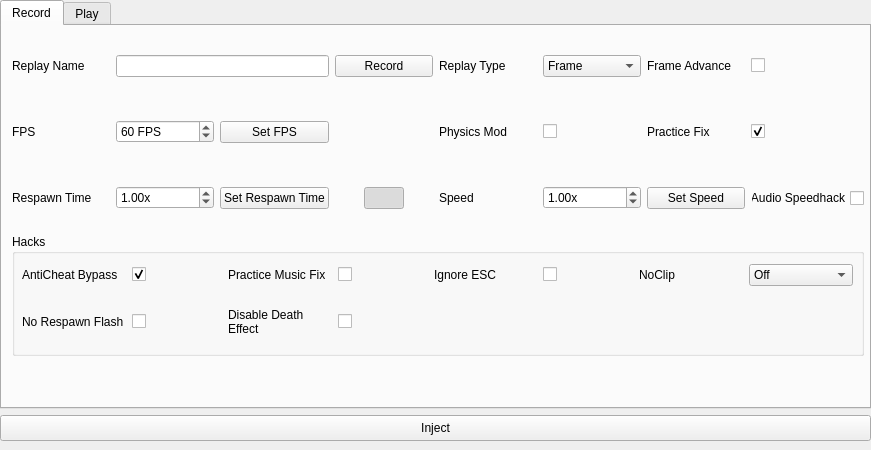
<?xml version="1.0" encoding="UTF-8"?>
<ui version="4.0">
 <class>MainWindow</class>
 <widget class="QMainWindow" name="MainWindow">
  <property name="geometry">
   <rect>
    <x>0</x>
    <y>0</y>
    <width>871</width>
    <height>450</height>
   </rect>
  </property>
  <property name="minimumSize">
   <size>
    <width>871</width>
    <height>450</height>
   </size>
  </property>
  <property name="maximumSize">
   <size>
    <width>871</width>
    <height>450</height>
   </size>
  </property>
  <property name="windowTitle">
   <string>OmegaBot</string>
  </property>
  <widget class="QWidget" name="centralwidget">
   <widget class="QWidget" name="verticalLayoutWidget">
    <property name="geometry">
     <rect>
      <x>0</x>
      <y>0</y>
      <width>871</width>
      <height>441</height>
     </rect>
    </property>
    <layout class="QVBoxLayout" name="titleBarLayout">
     <item>
      <widget class="QTabWidget" name="tabWidget">
       <property name="currentIndex">
        <number>0</number>
       </property>
       <widget class="QWidget" name="recordTab">
        <attribute name="title">
         <string>Record</string>
        </attribute>
        <widget class="QWidget" name="gridLayoutWidget">
         <property name="geometry">
          <rect>
           <x>10</x>
           <y>10</y>
           <width>852</width>
           <height>320</height>
          </rect>
         </property>
         <layout class="QGridLayout" name="gridLayout" rowminimumheight="60,60,60,120" columnminimumwidth="98,98,98,98,98,98,98,98">
          <item row="0" column="1" colspan="2">
           <widget class="QLineEdit" name="replayNameLineEdit"/>
          </item>
          <item row="0" column="4">
           <widget class="QLabel" name="replayTypeLabel">
            <property name="toolTip">
             <string>Changes how OmegaBot decides when to click</string>
            </property>
            <property name="text">
             <string>Replay Type</string>
            </property>
            <property name="buddy">
             <cstring>replayTypeComboBox</cstring>
            </property>
           </widget>
          </item>
          <item row="1" column="1">
           <widget class="QSpinBox" name="fpsSpinBox">
            <property name="cursor">
             <cursorShape>IBeamCursor</cursorShape>
            </property>
            <property name="suffix">
             <string> FPS</string>
            </property>
            <property name="prefix">
             <string/>
            </property>
            <property name="minimum">
             <number>1</number>
            </property>
            <property name="maximum">
             <number>100000</number>
            </property>
            <property name="singleStep">
             <number>10</number>
            </property>
            <property name="value">
             <number>60</number>
            </property>
           </widget>
          </item>
          <item row="2" column="0">
           <widget class="QLabel" name="respawnTimeLabel">
            <property name="text">
             <string>Respawn Time</string>
            </property>
            <property name="buddy">
             <cstring>respawnTimeSpinBox</cstring>
            </property>
           </widget>
          </item>
          <item row="0" column="0">
           <widget class="QLabel" name="replayNameLabel">
            <property name="text">
             <string>Replay Name</string>
            </property>
            <property name="buddy">
             <cstring>replayNameLineEdit</cstring>
            </property>
           </widget>
          </item>
          <item row="0" column="3">
           <widget class="QPushButton" name="recordButton">
            <property name="cursor">
             <cursorShape>PointingHandCursor</cursorShape>
            </property>
            <property name="text">
             <string>Record</string>
            </property>
           </widget>
          </item>
          <item row="2" column="5">
           <widget class="QDoubleSpinBox" name="speedhackSpinBox">
            <property name="cursor">
             <cursorShape>IBeamCursor</cursorShape>
            </property>
            <property name="suffix">
             <string>x</string>
            </property>
            <property name="minimum">
             <double>0.100000000000000</double>
            </property>
            <property name="maximum">
             <double>5.000000000000000</double>
            </property>
            <property name="singleStep">
             <double>0.100000000000000</double>
            </property>
            <property name="value">
             <double>1.000000000000000</double>
            </property>
           </widget>
          </item>
          <item row="0" column="6">
           <widget class="QLabel" name="frameAdvanceLabel">
            <property name="text">
             <string>Frame Advance</string>
            </property>
            <property name="buddy">
             <cstring>frameAdvanceCheckBox</cstring>
            </property>
           </widget>
          </item>
          <item row="1" column="7">
           <widget class="QCheckBox" name="practiceFixCheckBox">
            <property name="sizePolicy">
             <sizepolicy hsizetype="Fixed" vsizetype="Fixed">
              <horstretch>0</horstretch>
              <verstretch>0</verstretch>
             </sizepolicy>
            </property>
            <property name="cursor">
             <cursorShape>PointingHandCursor</cursorShape>
            </property>
            <property name="text">
             <string/>
            </property>
            <property name="checked">
             <bool>true</bool>
            </property>
           </widget>
          </item>
          <item row="2" column="7">
           <widget class="QCheckBox" name="audioSpeedHackCheckBox">
            <property name="sizePolicy">
             <sizepolicy hsizetype="Minimum" vsizetype="Minimum">
              <horstretch>0</horstretch>
              <verstretch>0</verstretch>
             </sizepolicy>
            </property>
            <property name="cursor">
             <cursorShape>PointingHandCursor</cursorShape>
            </property>
            <property name="toolTip">
             <string>Slow down the audio along with the game</string>
            </property>
            <property name="layoutDirection">
             <enum>Qt::RightToLeft</enum>
            </property>
            <property name="text">
             <string>Audio Speedhack</string>
            </property>
           </widget>
          </item>
          <item row="1" column="3">
           <spacer name="horizontalSpacer">
            <property name="orientation">
             <enum>Qt::Horizontal</enum>
            </property>
            <property name="sizeHint" stdset="0">
             <size>
              <width>40</width>
              <height>20</height>
             </size>
            </property>
           </spacer>
          </item>
          <item row="0" column="5">
           <widget class="QComboBox" name="replayTypeComboBox">
            <property name="cursor">
             <cursorShape>PointingHandCursor</cursorShape>
            </property>
            <item>
             <property name="text">
              <string>Frame</string>
             </property>
            </item>
            <item>
             <property name="text">
              <string>XPos</string>
             </property>
            </item>
           </widget>
          </item>
          <item row="0" column="7">
           <widget class="QCheckBox" name="frameAdvanceCheckBox">
            <property name="sizePolicy">
             <sizepolicy hsizetype="Fixed" vsizetype="Fixed">
              <horstretch>0</horstretch>
              <verstretch>0</verstretch>
             </sizepolicy>
            </property>
            <property name="cursor">
             <cursorShape>PointingHandCursor</cursorShape>
            </property>
            <property name="text">
             <string/>
            </property>
           </widget>
          </item>
          <item row="1" column="2">
           <widget class="QPushButton" name="setFPSButton">
            <property name="cursor">
             <cursorShape>PointingHandCursor</cursorShape>
            </property>
            <property name="text">
             <string>Set FPS</string>
            </property>
           </widget>
          </item>
          <item row="2" column="3">
           <layout class="QHBoxLayout" name="horizontalLayout">
            <item>
             <spacer name="horizontalSpacer_4">
              <property name="orientation">
               <enum>Qt::Horizontal</enum>
              </property>
              <property name="sizeHint" stdset="0">
               <size>
                <width>40</width>
                <height>20</height>
               </size>
              </property>
             </spacer>
            </item>
            <item>
             <widget class="QPushButton" name="speedLinkButton">
              <property name="toolTip">
               <string>Keeps speedhack and respawn time values the same</string>
              </property>
              <property name="text">
               <string/>
              </property>
              <property name="icon">
               <iconset resource="resources.qrc">
                <normaloff>:/resources/link.png</normaloff>
                <normalon>:/resources/link.png</normalon>:/resources/link.png</iconset>
              </property>
              <property name="checkable">
               <bool>true</bool>
              </property>
              <property name="checked">
               <bool>true</bool>
              </property>
             </widget>
            </item>
            <item>
             <spacer name="horizontalSpacer_5">
              <property name="orientation">
               <enum>Qt::Horizontal</enum>
              </property>
              <property name="sizeHint" stdset="0">
               <size>
                <width>40</width>
                <height>20</height>
               </size>
              </property>
             </spacer>
            </item>
           </layout>
          </item>
          <item row="2" column="6">
           <widget class="QPushButton" name="setSpeedButton">
            <property name="cursor">
             <cursorShape>PointingHandCursor</cursorShape>
            </property>
            <property name="text">
             <string>Set Speed</string>
            </property>
           </widget>
          </item>
          <item row="1" column="6">
           <widget class="QLabel" name="practiceFixLabel">
            <property name="text">
             <string>Practice Fix</string>
            </property>
            <property name="buddy">
             <cstring>practiceFixCheckBox</cstring>
            </property>
           </widget>
          </item>
          <item row="2" column="2">
           <widget class="QPushButton" name="setRespawnTimeButton">
            <property name="cursor">
             <cursorShape>PointingHandCursor</cursorShape>
            </property>
            <property name="mouseTracking">
             <bool>false</bool>
            </property>
            <property name="text">
             <string>Set Respawn Time</string>
            </property>
           </widget>
          </item>
          <item row="2" column="1">
           <widget class="QDoubleSpinBox" name="respawnTimeSpinBox">
            <property name="cursor">
             <cursorShape>IBeamCursor</cursorShape>
            </property>
            <property name="suffix">
             <string>x</string>
            </property>
            <property name="minimum">
             <double>0.000000000000000</double>
            </property>
            <property name="maximum">
             <double>5.000000000000000</double>
            </property>
            <property name="singleStep">
             <double>0.100000000000000</double>
            </property>
            <property name="value">
             <double>1.000000000000000</double>
            </property>
           </widget>
          </item>
          <item row="1" column="0">
           <widget class="QLabel" name="fpsLabel">
            <property name="text">
             <string>FPS</string>
            </property>
            <property name="buddy">
             <cstring>fpsSpinBox</cstring>
            </property>
           </widget>
          </item>
          <item row="2" column="4">
           <widget class="QLabel" name="speedLabel">
            <property name="text">
             <string>Speed</string>
            </property>
            <property name="buddy">
             <cstring>speedhackSpinBox</cstring>
            </property>
           </widget>
          </item>
          <item row="3" column="0" colspan="8">
           <widget class="QGroupBox" name="hacksGroupBox">
            <property name="title">
             <string>Hacks</string>
            </property>
            <widget class="QWidget" name="gridLayoutWidget_6">
             <property name="geometry">
              <rect>
               <x>10</x>
               <y>20</y>
               <width>831</width>
               <height>91</height>
              </rect>
             </property>
             <layout class="QGridLayout" name="gridLayout_12" rowminimumheight="40,40" columnminimumwidth="90,90,90,90,90,90,90,90">
              <item row="0" column="1">
               <widget class="QCheckBox" name="antiCheatBypassCheckBox">
                <property name="sizePolicy">
                 <sizepolicy hsizetype="Fixed" vsizetype="Fixed">
                  <horstretch>0</horstretch>
                  <verstretch>0</verstretch>
                 </sizepolicy>
                </property>
                <property name="cursor">
                 <cursorShape>PointingHandCursor</cursorShape>
                </property>
                <property name="text">
                 <string/>
                </property>
                <property name="checked">
                 <bool>true</bool>
                </property>
               </widget>
              </item>
              <item row="0" column="0">
               <widget class="QLabel" name="antiCheatBypassLabel">
                <property name="sizePolicy">
                 <sizepolicy hsizetype="Minimum" vsizetype="Minimum">
                  <horstretch>0</horstretch>
                  <verstretch>0</verstretch>
                 </sizepolicy>
                </property>
                <property name="text">
                 <string>AntiCheat Bypass</string>
                </property>
                <property name="alignment">
                 <set>Qt::AlignLeading|Qt::AlignLeft|Qt::AlignVCenter</set>
                </property>
                <property name="buddy">
                 <cstring>antiCheatBypassCheckBox</cstring>
                </property>
               </widget>
              </item>
              <item row="0" column="2">
               <widget class="QLabel" name="practiceMusicFixLabel">
                <property name="sizePolicy">
                 <sizepolicy hsizetype="Minimum" vsizetype="Minimum">
                  <horstretch>0</horstretch>
                  <verstretch>0</verstretch>
                 </sizepolicy>
                </property>
                <property name="text">
                 <string>Practice Music Fix</string>
                </property>
                <property name="alignment">
                 <set>Qt::AlignLeading|Qt::AlignLeft|Qt::AlignVCenter</set>
                </property>
                <property name="buddy">
                 <cstring>practiceMusicFixCheckBox</cstring>
                </property>
               </widget>
              </item>
              <item row="0" column="5">
               <widget class="QCheckBox" name="ignoreESCCheckBox">
                <property name="sizePolicy">
                 <sizepolicy hsizetype="Fixed" vsizetype="Fixed">
                  <horstretch>0</horstretch>
                  <verstretch>0</verstretch>
                 </sizepolicy>
                </property>
                <property name="cursor">
                 <cursorShape>PointingHandCursor</cursorShape>
                </property>
                <property name="text">
                 <string/>
                </property>
               </widget>
              </item>
              <item row="0" column="3">
               <widget class="QCheckBox" name="practiceMusicFixCheckBox">
                <property name="sizePolicy">
                 <sizepolicy hsizetype="Fixed" vsizetype="Fixed">
                  <horstretch>0</horstretch>
                  <verstretch>0</verstretch>
                 </sizepolicy>
                </property>
                <property name="cursor">
                 <cursorShape>PointingHandCursor</cursorShape>
                </property>
                <property name="text">
                 <string/>
                </property>
                <property name="checked">
                 <bool>false</bool>
                </property>
               </widget>
              </item>
              <item row="0" column="6">
               <widget class="QLabel" name="noclipLabel">
                <property name="sizePolicy">
                 <sizepolicy hsizetype="Minimum" vsizetype="Minimum">
                  <horstretch>0</horstretch>
                  <verstretch>0</verstretch>
                 </sizepolicy>
                </property>
                <property name="text">
                 <string>NoClip</string>
                </property>
                <property name="alignment">
                 <set>Qt::AlignLeading|Qt::AlignLeft|Qt::AlignVCenter</set>
                </property>
                <property name="buddy">
                 <cstring>noClipSpinBox</cstring>
                </property>
               </widget>
              </item>
              <item row="0" column="4">
               <widget class="QLabel" name="ignoreESCLabel">
                <property name="sizePolicy">
                 <sizepolicy hsizetype="Minimum" vsizetype="Minimum">
                  <horstretch>0</horstretch>
                  <verstretch>0</verstretch>
                 </sizepolicy>
                </property>
                <property name="text">
                 <string>Ignore ESC</string>
                </property>
                <property name="alignment">
                 <set>Qt::AlignLeading|Qt::AlignLeft|Qt::AlignVCenter</set>
                </property>
                <property name="buddy">
                 <cstring>ignoreESCCheckBox</cstring>
                </property>
               </widget>
              </item>
              <item row="1" column="0">
               <widget class="QLabel" name="noRespawnFlashLabel">
                <property name="sizePolicy">
                 <sizepolicy hsizetype="Minimum" vsizetype="Minimum">
                  <horstretch>0</horstretch>
                  <verstretch>0</verstretch>
                 </sizepolicy>
                </property>
                <property name="text">
                 <string>No Respawn Flash</string>
                </property>
                <property name="alignment">
                 <set>Qt::AlignLeading|Qt::AlignLeft|Qt::AlignVCenter</set>
                </property>
                <property name="buddy">
                 <cstring>noRespawnFlashCheckBox</cstring>
                </property>
               </widget>
              </item>
              <item row="1" column="1">
               <widget class="QCheckBox" name="noRespawnFlashCheckBox">
                <property name="sizePolicy">
                 <sizepolicy hsizetype="Fixed" vsizetype="Fixed">
                  <horstretch>0</horstretch>
                  <verstretch>0</verstretch>
                 </sizepolicy>
                </property>
                <property name="cursor">
                 <cursorShape>PointingHandCursor</cursorShape>
                </property>
                <property name="text">
                 <string/>
                </property>
               </widget>
              </item>
              <item row="1" column="2">
               <widget class="QLabel" name="disableDeathEffectLabel">
                <property name="sizePolicy">
                 <sizepolicy hsizetype="Minimum" vsizetype="Minimum">
                  <horstretch>0</horstretch>
                  <verstretch>0</verstretch>
                 </sizepolicy>
                </property>
                <property name="text">
                 <string>Disable Death
Effect</string>
                </property>
                <property name="alignment">
                 <set>Qt::AlignLeading|Qt::AlignLeft|Qt::AlignVCenter</set>
                </property>
                <property name="buddy">
                 <cstring>disableDeathEffectCheckBox</cstring>
                </property>
               </widget>
              </item>
              <item row="1" column="3">
               <widget class="QCheckBox" name="disableDeathEffectCheckBox">
                <property name="sizePolicy">
                 <sizepolicy hsizetype="Fixed" vsizetype="Fixed">
                  <horstretch>0</horstretch>
                  <verstretch>0</verstretch>
                 </sizepolicy>
                </property>
                <property name="cursor">
                 <cursorShape>PointingHandCursor</cursorShape>
                </property>
                <property name="text">
                 <string/>
                </property>
               </widget>
              </item>
              <item row="1" column="4">
               <spacer name="horizontalSpacer_6">
                <property name="orientation">
                 <enum>Qt::Horizontal</enum>
                </property>
                <property name="sizeType">
                 <enum>QSizePolicy::Minimum</enum>
                </property>
                <property name="sizeHint" stdset="0">
                 <size>
                  <width>40</width>
                  <height>20</height>
                 </size>
                </property>
               </spacer>
              </item>
              <item row="1" column="5">
               <spacer name="horizontalSpacer_7">
                <property name="orientation">
                 <enum>Qt::Horizontal</enum>
                </property>
                <property name="sizeType">
                 <enum>QSizePolicy::Minimum</enum>
                </property>
                <property name="sizeHint" stdset="0">
                 <size>
                  <width>40</width>
                  <height>20</height>
                 </size>
                </property>
               </spacer>
              </item>
              <item row="1" column="6">
               <spacer name="horizontalSpacer_8">
                <property name="orientation">
                 <enum>Qt::Horizontal</enum>
                </property>
                <property name="sizeType">
                 <enum>QSizePolicy::Minimum</enum>
                </property>
                <property name="sizeHint" stdset="0">
                 <size>
                  <width>40</width>
                  <height>20</height>
                 </size>
                </property>
               </spacer>
              </item>
              <item row="1" column="7">
               <spacer name="horizontalSpacer_9">
                <property name="orientation">
                 <enum>Qt::Horizontal</enum>
                </property>
                <property name="sizeType">
                 <enum>QSizePolicy::Minimum</enum>
                </property>
                <property name="sizeHint" stdset="0">
                 <size>
                  <width>40</width>
                  <height>20</height>
                 </size>
                </property>
               </spacer>
              </item>
              <item row="0" column="7">
               <widget class="QComboBox" name="noClipSpinBox">
                <property name="sizePolicy">
                 <sizepolicy hsizetype="Minimum" vsizetype="Fixed">
                  <horstretch>0</horstretch>
                  <verstretch>0</verstretch>
                 </sizepolicy>
                </property>
                <property name="cursor">
                 <cursorShape>PointingHandCursor</cursorShape>
                </property>
                <item>
                 <property name="text">
                  <string>Off</string>
                 </property>
                </item>
                <item>
                 <property name="text">
                  <string>Player1</string>
                 </property>
                </item>
                <item>
                 <property name="text">
                  <string>Player2</string>
                 </property>
                </item>
                <item>
                 <property name="text">
                  <string>Both</string>
                 </property>
                </item>
               </widget>
              </item>
             </layout>
            </widget>
           </widget>
          </item>
          <item row="1" column="4">
           <widget class="QLabel" name="accuracyFixLabel">
            <property name="text">
             <string>Physics Mod</string>
            </property>
            <property name="buddy">
             <cstring>accuracyFixCheckBox</cstring>
            </property>
           </widget>
          </item>
          <item row="1" column="5">
           <widget class="QCheckBox" name="accuracyFixCheckBox">
            <property name="sizePolicy">
             <sizepolicy hsizetype="Fixed" vsizetype="Fixed">
              <horstretch>0</horstretch>
              <verstretch>0</verstretch>
             </sizepolicy>
            </property>
            <property name="cursor">
             <cursorShape>PointingHandCursor</cursorShape>
            </property>
            <property name="text">
             <string/>
            </property>
           </widget>
          </item>
         </layout>
        </widget>
       </widget>
       <widget class="QWidget" name="playTab">
        <attribute name="title">
         <string>Play</string>
        </attribute>
        <widget class="QPushButton" name="playButton">
         <property name="geometry">
          <rect>
           <x>340</x>
           <y>160</y>
           <width>80</width>
           <height>24</height>
          </rect>
         </property>
         <property name="cursor">
          <cursorShape>PointingHandCursor</cursorShape>
         </property>
         <property name="text">
          <string>Play</string>
         </property>
        </widget>
       </widget>
      </widget>
     </item>
     <item>
      <widget class="QPushButton" name="injectButton">
       <property name="sizePolicy">
        <sizepolicy hsizetype="Minimum" vsizetype="Fixed">
         <horstretch>0</horstretch>
         <verstretch>26</verstretch>
        </sizepolicy>
       </property>
       <property name="minimumSize">
        <size>
         <width>0</width>
         <height>26</height>
        </size>
       </property>
       <property name="maximumSize">
        <size>
         <width>16777215</width>
         <height>26</height>
        </size>
       </property>
       <property name="text">
        <string>Inject</string>
       </property>
      </widget>
     </item>
    </layout>
   </widget>
  </widget>
 </widget>
 <tabstops>
  <tabstop>tabWidget</tabstop>
  <tabstop>replayNameLineEdit</tabstop>
  <tabstop>recordButton</tabstop>
  <tabstop>replayTypeComboBox</tabstop>
  <tabstop>frameAdvanceCheckBox</tabstop>
  <tabstop>fpsSpinBox</tabstop>
  <tabstop>setFPSButton</tabstop>
  <tabstop>practiceFixCheckBox</tabstop>
  <tabstop>respawnTimeSpinBox</tabstop>
  <tabstop>setRespawnTimeButton</tabstop>
  <tabstop>speedLinkButton</tabstop>
  <tabstop>speedhackSpinBox</tabstop>
  <tabstop>setSpeedButton</tabstop>
  <tabstop>audioSpeedHackCheckBox</tabstop>
  <tabstop>antiCheatBypassCheckBox</tabstop>
  <tabstop>practiceMusicFixCheckBox</tabstop>
  <tabstop>ignoreESCCheckBox</tabstop>
  <tabstop>noClipSpinBox</tabstop>
  <tabstop>noRespawnFlashCheckBox</tabstop>
  <tabstop>disableDeathEffectCheckBox</tabstop>
  <tabstop>injectButton</tabstop>
  <tabstop>playButton</tabstop>
 </tabstops>
 <resources>
  <include location="resources.qrc"/>
 </resources>
 <connections>
  <connection>
   <sender>replayNameLineEdit</sender>
   <signal>returnPressed()</signal>
   <receiver>recordButton</receiver>
   <slot>click()</slot>
   <hints>
    <hint type="sourcelabel">
     <x>239</x>
     <y>69</y>
    </hint>
    <hint type="destinationlabel">
     <x>352</x>
     <y>69</y>
    </hint>
   </hints>
  </connection>
  <connection>
   <sender>fpsSpinBox</sender>
   <signal>editingFinished()</signal>
   <receiver>setFPSButton</receiver>
   <slot>click()</slot>
   <hints>
    <hint type="sourcelabel">
     <x>178</x>
     <y>139</y>
    </hint>
    <hint type="destinationlabel">
     <x>247</x>
     <y>139</y>
    </hint>
   </hints>
  </connection>
  <connection>
   <sender>respawnTimeSpinBox</sender>
   <signal>editingFinished()</signal>
   <receiver>setRespawnTimeButton</receiver>
   <slot>click()</slot>
   <hints>
    <hint type="sourcelabel">
     <x>179</x>
     <y>201</y>
    </hint>
    <hint type="destinationlabel">
     <x>251</x>
     <y>206</y>
    </hint>
   </hints>
  </connection>
  <connection>
   <sender>speedhackSpinBox</sender>
   <signal>editingFinished()</signal>
   <receiver>setSpeedButton</receiver>
   <slot>click()</slot>
   <hints>
    <hint type="sourcelabel">
     <x>609</x>
     <y>201</y>
    </hint>
    <hint type="destinationlabel">
     <x>667</x>
     <y>205</y>
    </hint>
   </hints>
  </connection>
 </connections>
</ui>
